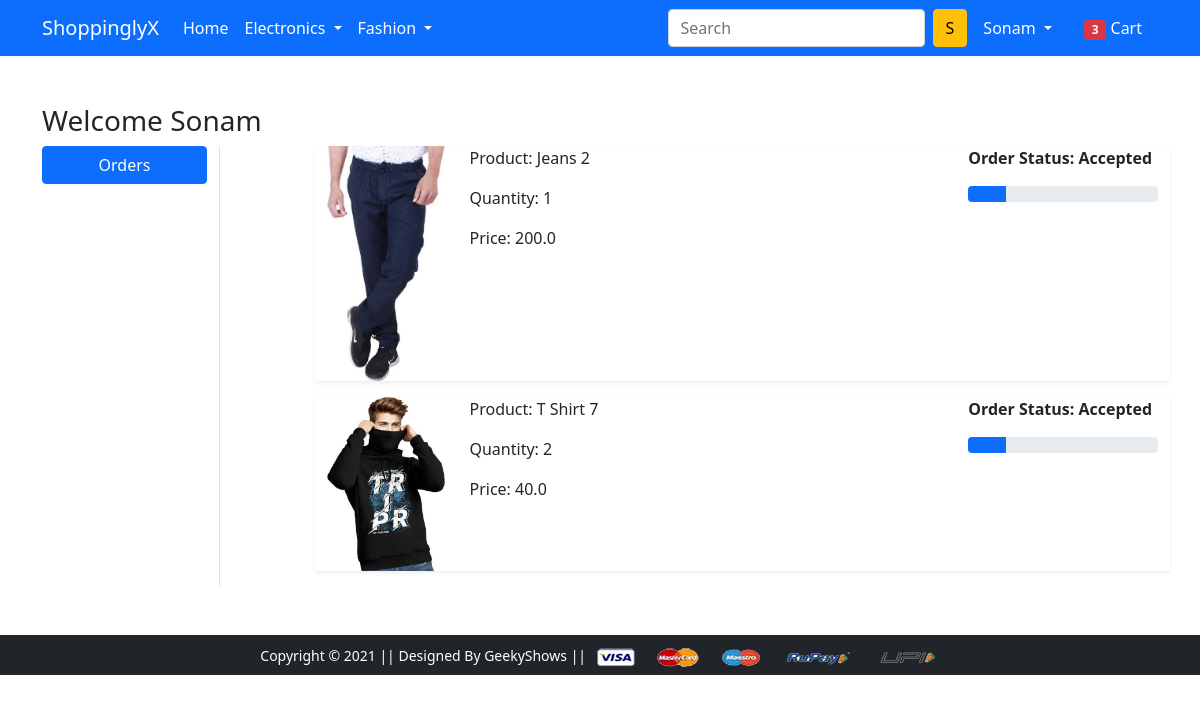
Page /orders/ (signed in) on the committed database.
### app/models.py (models this page shows, shortened)
class OrderPlaced(models.Model):
    user=models.ForeignKey(User,on_delete=models.CASCADE)
    customer=models.ForeignKey(Customer,on_delete=models.CASCADE)
    product=models.ForeignKey(Product,on_delete=models.CASCADE)
    quantity=models.PositiveIntegerField(default=1)
    ordered_date=models.DateTimeField(auto_now_add=True)
    status=models.CharField(max_length=50,choices=STATUS_CHOICES,default='Pending')
    @property
    def total_cost(self):
        return self.quantity*self.product.discounted_price

class Product(models.Model):
    title=models.CharField(max_length=100)
    selling_price=models.FloatField()
    discounted_price=models.FloatField()
    description=models.TextField()
    brand=models.CharField(max_length=100)
    category=models.CharField(choices=CATEGORY_CHOICES,max_length=2)
    product_image=models.ImageField(upload_to='productimg')

### app/views.py (the view)
# urls.py: path('orders/', views.orders, name='orders'),
@login_required
def orders(request):
    op=OrderPlaced.objects.filter(user=request.user)
    totalitem=len(Cart.objects.filter(user=request.user))
    return render(request, 'app/orders.html',{'order_placed':op,'totalitem':totalitem})

### app/templates/app/orders.html (shortened to what this page needs)
{% extends 'app/base.html' %}
{% load static %}
{% block main-content %}
<div class="container my-5">
 <div class="row">
 <h3>Welcome <span class="text-capitalize">{{request.user}}</span></h3>
  <div class="col-sm-2 border-end">
   <ul class="list-unstyled">
    <li class="d-grid"><a href="{% url 'orders' %}" class="btn btn-primary">Orders</a></li>
   </ul>
  </div>
  <div class="col-sm-9 offset-sm-1">
   {% for op in order_placed %}
   <div class="row shadow-sm mb-3">
    <div class="col-sm-2">
        <img src="{{op.product.product_image.url}}" alt="" srcset="" class="img-fluid" height="150" width="150">
    </div>
    <div class="col-sm-7">
        <p>Product: {{op.product.title}}</p>
        <p>Quantity: {{op.quantity}}</p>
        <p>Price: {{op.total_cost}}</p>
    </div>
    <div class="col-sm-3 fw-bold">
        <p>Order Status: {{op.status}}</p>
        {% if op.status == 'Accepted' %}
        <div class="progress">
            <div class="progress-bar" role="progressbar" style="width: 20%" aria-valuenow="20" aria-valuemin="0" aria-valuemax="100"></div>
        </div>
        {% endif %}
    </div>
   </div>
   {% endfor %}
  </div>
 </div>
</div>
{% endblock main-content %}

### app/templates/app/base.html (shortened to what this page needs)
<!doctype html>
{% load static %}
<html lang="en">
  <head>
    <link href="https://cdn.jsdelivr.net/npm/bootstrap@5.0.0-beta1/dist/css/bootstrap.min.css" rel="stylesheet">
    <link rel="stylesheet" href="{% static 'app/css/owl.carousel.min.css' %}">
    <link rel="stylesheet" href="{% static 'app/css/all.min.css' %}">
    <link rel="stylesheet" href="{% static 'app/css/style.css' %}">
  </head>
  <body>
    <nav class="navbar navbar-expand-lg navbar-dark bg-primary">
     <div class="container">
       <a class="navbar-brand" href="/">ShoppinglyX</a>
       <div class="collapse navbar-collapse" id="navbarSupportedContent">
         <ul class="navbar-nav me-auto mb-2 mb-lg-0">
           <li class="nav-item">
             <a class="nav-link active" aria-current="page" href="/">Home</a>
           </li>
           <li class="nav-item dropdown">
             <a class="nav-link dropdown-toggle text-white" href="#" id="electronicsDropdown" role="button" data-bs-toggle="dropdown" aria-expanded="false">
               Electronics
             </a>
           </li>
           <li class="nav-item dropdown">
             <a class="nav-link dropdown-toggle text-white" href="#" id="fashionDropdown" role="button" data-bs-toggle="dropdown" aria-expanded="false">
               Fashion
             </a>
           </li>
         </ul>
         <form class="d-flex">
           <input class="form-control me-2" type="search" placeholder="Search" aria-label="Search">
           <button class="btn btn-warning" type="submit">S</button>
         </form>
         <div>
          <ul class="navbar-nav me-auto mb-2 mb-lg-0">
            {% if request.user.is_authenticated %}
           <li class="nav-item dropdown mx-2">
              <a class="nav-link dropdown-toggle text-white" href="#" id="profileDropdown" role="button" data-bs-toggle="dropdown" aria-expanded="false">
                {{request.user.username|capfirst}}
              </a>
            </li>
            <li class="nav-item mx-2">
             <a href="{% url 'showcart' %}" class="nav-link text-white"><span class="badge bg-danger">{{totalitem}}</span> Cart </a>
            </li>
            {% endif %}
          </ul>
         </div>
       </div>
     </div>
    </nav>
    {% block main-content %} {% endblock main-content %}
    <footer class="container-fluid bg-dark text-center p-2 mt-5">
        <small class="text-white">Copyright &copy; 2021 || Designed By GeekyShows || </small>
        <img src="{% static 'app/images/payment.png' %}" alt="" srcset="" class="img-fluid" height="2px">
    </footer>
  </body>
</html>

### rows in the picture
OrderPlaced: product.product_image (picture), product "Jeans 2", quantity "1", total_cost "200.0", status "Accepted"
OrderPlaced: product.product_image (picture), product "T Shirt 7", quantity "2", total_cost "40.0", status "Accepted"

### other values in the picture
{{ request.user.username|capfirst }} "Sonam"
{{ totalitem }} "3"
{{ request.user }} "Sonam"
